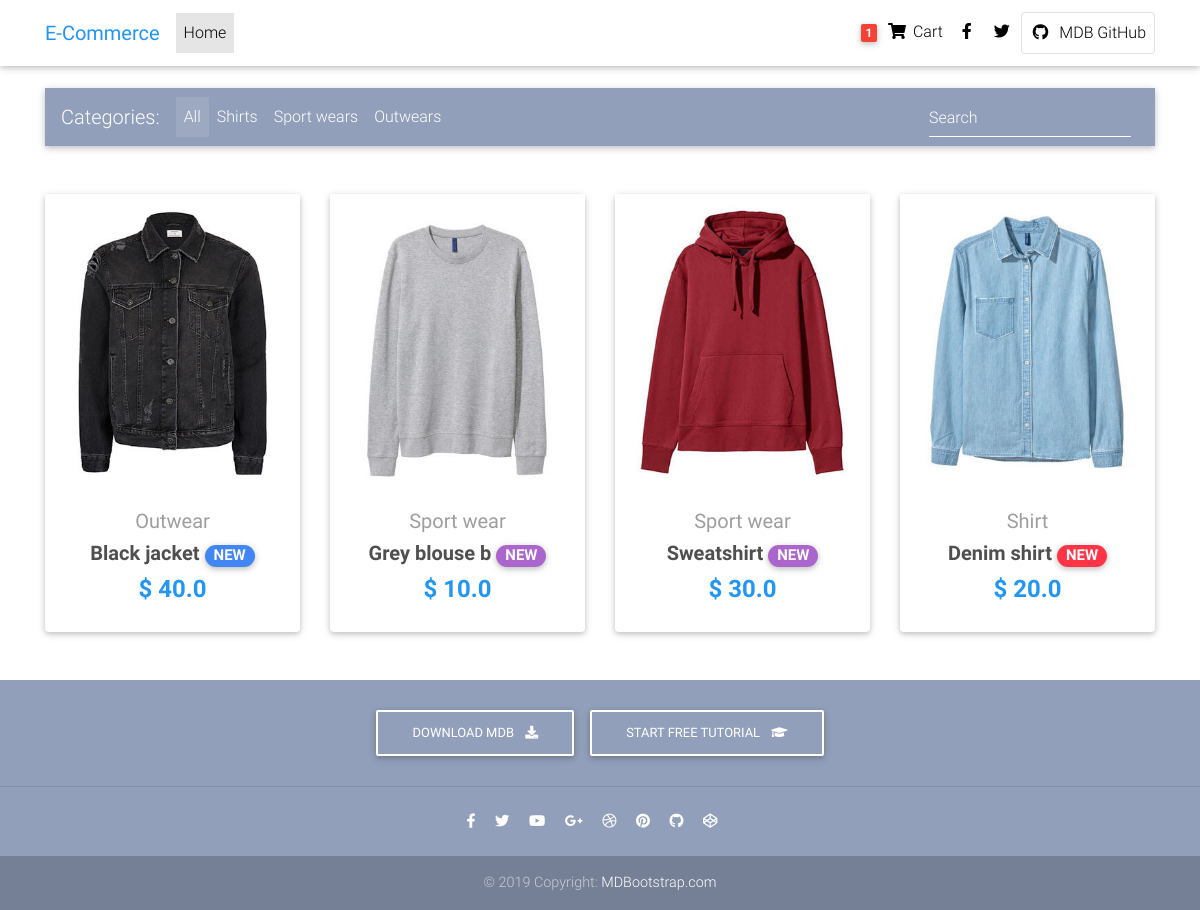
The page / on the database its author committed.
### core/models.py (models this page shows, shortened)
class Item(models.Model):
    title = models.CharField(max_length=100)
    price = models.FloatField()
    discount_price = models.FloatField(blank=True, null=True)
    category = models.CharField(choices=CATEGORY_CHOICES, max_length=2)
    label = models.CharField(choices=LABEL_CHOICES, max_length=1)
    slug = models.SlugField()
    description = models.TextField()
    image = models.ImageField()
    class Meta:
        ordering = ['-id']
    def get_absolute_url(self):
        return reverse("core:product", kwargs={"slug": self.slug})

### core/views.py (the view)
# urls.py: path('', HomeView.as_view(), name='home'),
class HomeView(ListView):
    model = Item
    paginate_by = 10
    template_name = "home.html"

### templates/home.html (shortened to what this page needs)
{% extends 'base.html' %}
  {% block content %}
  <main>
    <div class="container">
      <nav class="navbar navbar-expand-lg navbar-dark mdb-color lighten-3 mt-3 mb-5">
        <span class="navbar-brand">Categories:</span>
        <div class="collapse navbar-collapse" id="basicExampleNav">
          <ul class="navbar-nav mr-auto">
            <li class="nav-item active">
              <a class="nav-link" href="#">All
              </a>
            </li>
            <li class="nav-item">
              <a class="nav-link" href="#">Shirts</a>
            </li>
            <li class="nav-item">
              <a class="nav-link" href="#">Sport wears</a>
            </li>
            <li class="nav-item">
              <a class="nav-link" href="#">Outwears</a>
            </li>
          </ul>
          <form class="form-inline">
            <div class="md-form my-0">
              <input class="form-control mr-sm-2" type="text" placeholder="Search" aria-label="Search">
            </div>
          </form>
        </div>
      </nav>
      <section class="text-center mb-4">
        <div class="row wow fadeIn">
          {% for item in object_list %}
            <div class="col-lg-3 col-md-6 mb-4">
              <div class="card">
                <div class="view overlay">
                  <img src=" {{ item.image.url }} " class="card-img-top"
                    alt="">
                </div>
                <div class="card-body text-center">
                  <a href="" class="grey-text">
                    <h5>{{ item.get_category_display}}</h5>
                  </a>
                  <h5>
                    <strong>
                      <a href="{{ item.get_absolute_url }}" class="dark-grey-text">{{ item.title }}
                        <span class="badge badge-pill {{item.get_label_display}}-color">NEW</span>
                      </a>
                    </strong>
                  </h5>
                  <h4 class="font-weight-bold blue-text">
                    <strong>$
                      {% if item.discount_price %}
                        {{ item.discount_price }}
                        {% else %}
                        {{ item.price }}
                      {% endif %}
                    </strong>
                  </h4>
                </div>
              </div>
            </div>
          {% endfor %}
        </div>
      </section>
    </div>
  </main>
{% endblock content %}

### templates/base.html (shortened to what this page needs)
<!DOCTYPE html>
<html lang="en">
<head>
    {% include 'head.html' %}
</head>
<body>
    {% include 'navbar.html' %}
    <div class="mt-5 pt-4">
    </div>
    {% block content %}
    {% endblock content %}
    {% include 'footer.html' %}
</body>
</html>

### templates/head.html (shortened to what this page needs)
{% load static %}
  <link rel="stylesheet" href="https://use.fontawesome.com/releases/v5.11.2/css/all.css">
  <link href="{% static 'css/bootstrap.min.css' %}" rel="stylesheet">
  <link href="{% static 'css/mdb.min.css' %}" rel="stylesheet">
  <link href="{% static 'css/style.min.css' %}" rel="stylesheet">

### templates/navbar.html (shortened to what this page needs)
  <nav class="navbar fixed-top navbar-expand-lg navbar-light white scrolling-navbar">
    <div class="container">
      <a class="navbar-brand waves-effect" href="/">
        <strong class="blue-text">E-Commerce</strong>
      </a>
      <div class="collapse navbar-collapse" id="navbarSupportedContent">
        <ul class="navbar-nav mr-auto">
          <li class="nav-item active">
            <a class="nav-link waves-effect" href="#">Home
            </a>
          </li>
        </ul>
        <ul class="navbar-nav nav-flex-icons">
          <li class="nav-item">
            <a class="nav-link waves-effect">
              <span class="badge red z-depth-1 mr-1"> 1 </span>
              <i class="fas fa-shopping-cart"></i>
              <span class="clearfix d-none d-sm-inline-block"> Cart </span>
            </a>
          </li>
          <li class="nav-item">
            <a href="https://www.facebook.com/mdbootstrap" class="nav-link waves-effect" target="_blank">
              <i class="fab fa-facebook-f"></i>
            </a>
          </li>
          <li class="nav-item">
            <a href="https://twitter.com/MDBootstrap" class="nav-link waves-effect" target="_blank">
              <i class="fab fa-twitter"></i>
            </a>
          </li>
          <li class="nav-item">
            <a href="https://github.com/mdbootstrap/bootstrap-material-design" class="nav-link border border-light rounded waves-effect"
              target="_blank">
              <i class="fab fa-github mr-2"></i>MDB GitHub
            </a>
          </li>
        </ul>
      </div>
    </div>
  </nav>

### templates/footer.html
  <footer class="page-footer text-center font-small mt-4 wow fadeIn">
    <div class="pt-4">
      <a class="btn btn-outline-white" href="https://mdbootstrap.com/docs/jquery/getting-started/download/" target="_blank"
        role="button">Download MDB
        <i class="fas fa-download ml-2"></i>
      </a>
      <a class="btn btn-outline-white" href="https://mdbootstrap.com/education/bootstrap/" target="_blank" role="button">Start
        free tutorial
        <i class="fas fa-graduation-cap ml-2"></i>
      </a>
    </div>
    <hr class="my-4">
    <div class="pb-4">
      <a href="https://www.facebook.com/mdbootstrap" target="_blank">
        <i class="fab fa-facebook-f mr-3"></i>
      </a>
      <a href="https://twitter.com/MDBootstrap" target="_blank">
        <i class="fab fa-twitter mr-3"></i>
      </a>
      <a href="https://www.youtube.com/watch?v=7MUISDJ5ZZ4" target="_blank">
        <i class="fab fa-youtube mr-3"></i>
      </a>
      <a href="https://plus.google.com/u/0/b/107863090883699620484" target="_blank">
        <i class="fab fa-google-plus-g mr-3"></i>
      </a>
      <a href="https://dribbble.com/mdbootstrap" target="_blank">
        <i class="fab fa-dribbble mr-3"></i>
      </a>
      <a href="https://pinterest.com/mdbootstrap" target="_blank">
        <i class="fab fa-pinterest mr-3"></i>
      </a>
      <a href="https://github.com/mdbootstrap/bootstrap-material-design" target="_blank">
        <i class="fab fa-github mr-3"></i>
      </a>
      <a href="http://codepen.io/mdbootstrap/" target="_blank">
        <i class="fab fa-codepen mr-3"></i>
      </a>
    </div>
    <div class="footer-copyright py-3">
      © 2019 Copyright:
      <a href="https://mdbootstrap.com/education/bootstrap/" target="_blank"> MDBootstrap.com </a>
    </div>
  </footer>

### templates/scripts.html (shortened to what this page needs)
 {% load static %}

### templates/home.html (style rules this page uses)
html, body, header, .carousel { height: 60vh; }

### rows shown on the page
Item: image (picture), category "Outwear", title "Black jacket", discount_price "40.0"
Item: image (picture), category "Sport wear", title "Grey blouse b", discount_price "10.0"
Item: image (picture), category "Sport wear", title "Sweatshirt", discount_price "30.0"
Item: image (picture), category "Shirt", title "Denim shirt", discount_price "20.0"
